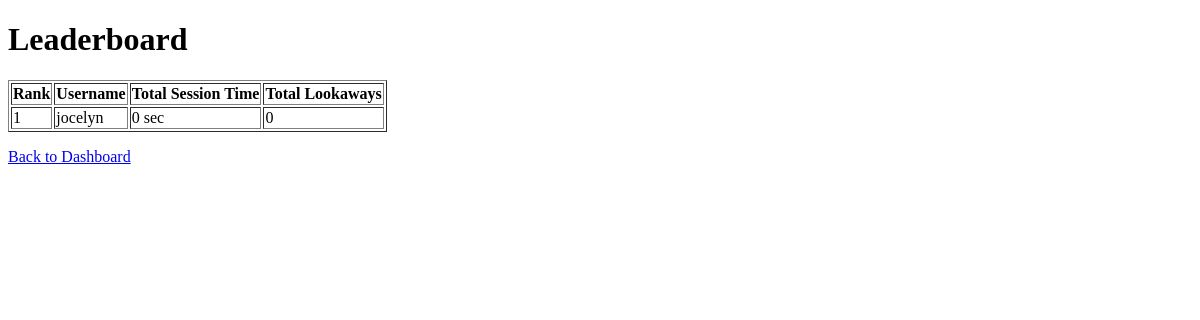
The app's page /leaderboard, older data.
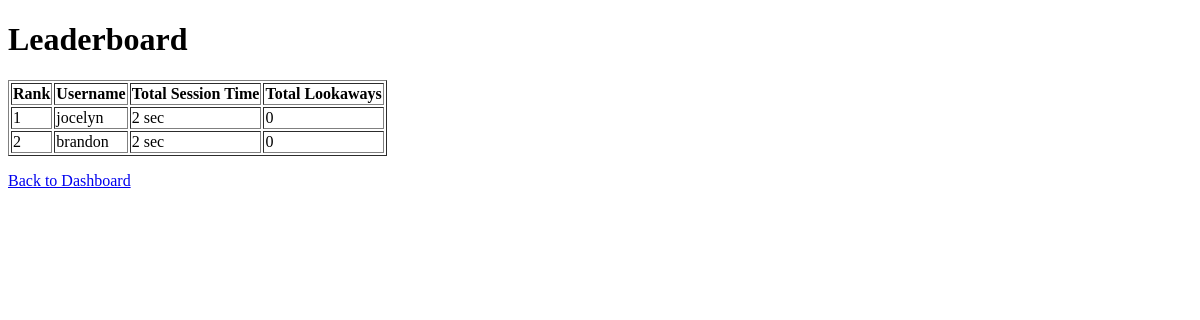
The same page, newer data.
### app.py (models this page shows)
class User(db.Model):
    id = db.Column(db.Integer, primary_key=True)
    username = db.Column(db.String(150), nullable=False, unique=True)
    password = db.Column(db.String(150), nullable=False)
    progress = db.relationship('Progress', backref='user', lazy=True)

### app.py (the view)
@app.route('/leaderboard')
def leaderboard():
    lookaway_penalty = 5
    users = User.query.all()
    leaderboard_data = []
    for user in users:
        total_time = sum(progress.session_time for progress in user.progress)
        total_lookaways = sum(progress.look_away_count for progress in user.progress)
        points = total_time - (lookaway_penalty * total_lookaways)
        leaderboard_data.append({
            'username': user.username,
            'total_time': total_time,
            'total_lookaways': total_lookaways,
            'points': points
        })
    leaderboard_data = sorted(leaderboard_data, key=lambda x: -x['points'])
    return render_template('leaderboard.html', leaderboard=leaderboard_data)

### app.py (called while the page is built)
def format_time(seconds):
    minutes = int(seconds // 60)
    remaining_seconds = int(seconds % 60)
    if minutes > 0:
        return f"{minutes} min {remaining_seconds} sec"
    else:
        return f"{remaining_seconds} sec"

### templates/leaderboard.html (shortened to what this page needs)
<!DOCTYPE html>
<html lang="en">
<head>
</head>
<body>
    <h1>Leaderboard</h1>
    <table border="1">
        <tr>
            <th>Rank</th>
            <th>Username</th>
            <th>Total Session Time</th>
            <th>Total Lookaways</th>
        </tr>
        {% for user in leaderboard %}
        <tr>
            <td>{{ loop.index }}</td>
            <td>{{ user.username }}</td>
            <td>{{ user.total_time | format_time }}</td>
            <td>{{ user.total_lookaways }}</td>
        </tr>
        {% endfor %}
    </table>
    <p><a href="{{ url_for('dashboard') }}">Back to Dashboard</a></p>
</body>
</html>

Row changes from the older to the newer data that the page shows:
computed for User "jocelyn": total_time "0 sec" → "2 sec"
added User: username "brandon", total_time "2 sec", total_lookaways "0"
